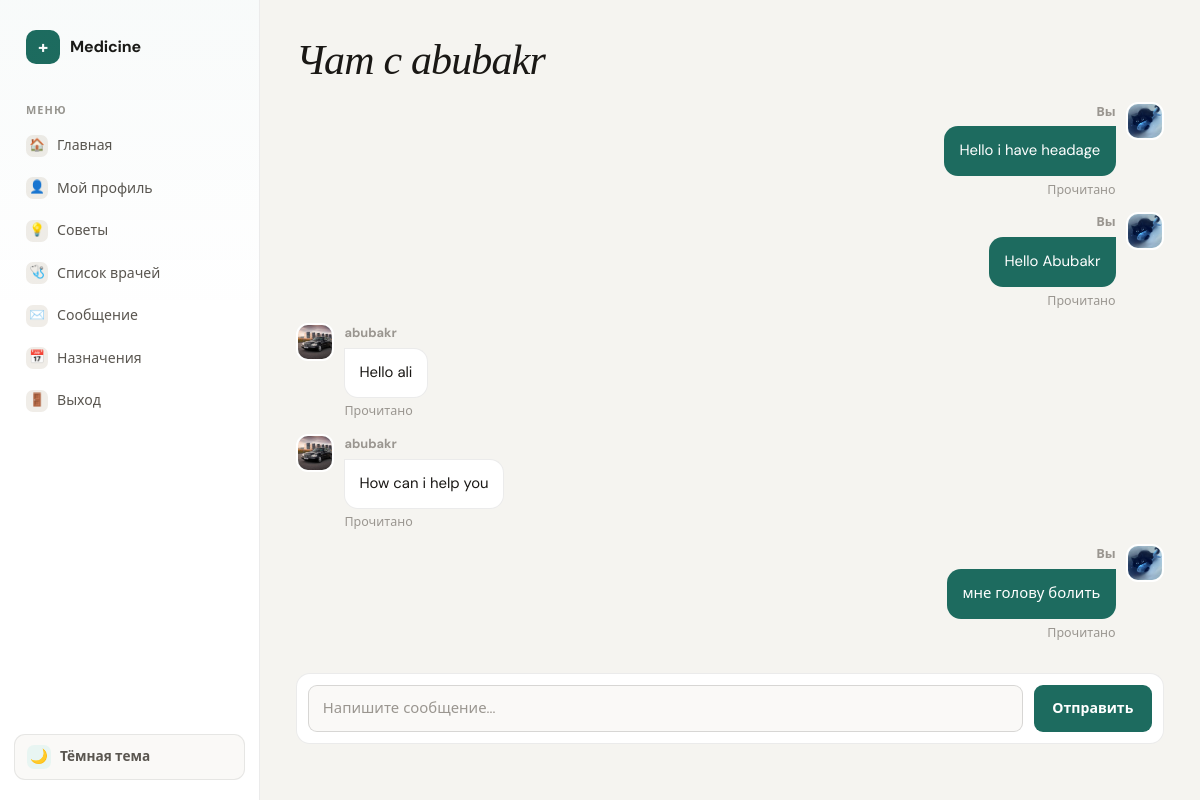
The app's page /chat/send_message/2 (signed in), older data.
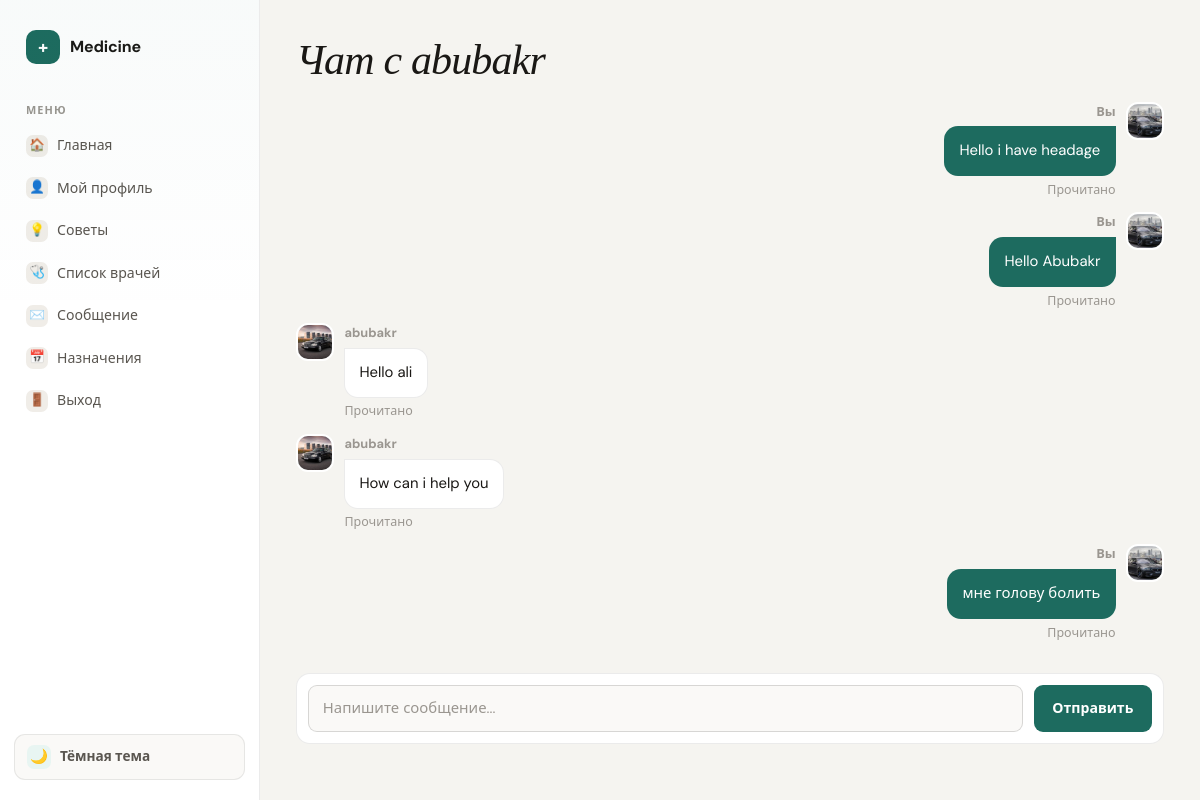
The same page, newer data.
### chat/models.py (models this page shows, shortened)
class Direct(models.Model):
    sender=models.ForeignKey(User,on_delete=models.CASCADE,related_name='send_messages')
    receiner=models.ForeignKey(User,on_delete=models.CASCADE,related_name='received_messages')
    text=models.TextField()
    created_at=models.DateTimeField(auto_now_add=True)
    is_readed=models.BooleanField(default=False)

### accounts/models.py (models this page shows, shortened)
class Profile(models.Model):
    ROLE_CHOICES = (
        ('patient', 'Patient'),
        ('doctor', 'Doctor'),
        ('admin', 'Admin'),
    )
    user=models.OneToOneField(settings.AUTH_USER_MODEL,on_delete=models.CASCADE,related_name='profile')
    age=models.PositiveIntegerField(null=True,blank=True)
    role = models.CharField(max_length=20, choices=ROLE_CHOICES, default='patient')
    phone=models.CharField(max_length=14,blank=True)
    city = models.CharField(max_length=50, blank=True)
    photo=models.ImageField(upload_to='users/',blank=True,null=True)

### chat/views.py (the view, shortened to what this page needs)
# urls.py: path('send_message/<int:pk>',views.send_message,name='send_message'),
@login_required(login_url='login')
def send_message(request,pk):
    ptn=get_object_or_404(User,pk=pk)
    message=Direct.objects.filter(
        Q(sender=request.user, receiner=ptn) |
        Q(sender=ptn, receiner=request.user)
    ).order_by("created_at")
    message.filter(receiner=request.user, is_readed=False).update(is_readed=True)
    return render(request,'chat/send_message.html',{"messages":message,"profile":ptn})

### templates/chat/send_message.html (shortened to what this page needs)
{% extends "accounts/base.html" %}
{% block main %}
<h1>Чат с {{ profile.username }}</h1>
<ul class="chat-list dm-messages">
    {% for i in messages %}
        <li class="chat-message {% if i.sender == request.user %}msg-own{% else %}msg-other{% endif %}">
            <div class="msg-avatar">
                {% if i.sender.profile.photo %}
                    <img src="{{ i.sender.profile.photo.url }}" alt="">
                {% else %}
                    <img src="/media/user.png" alt="">
                {% endif %}
            </div>
            <div class="msg-body">
                <div class="msg-meta">
                    <b>
                        {% if i.sender == request.user %}
                            Вы
                        {% else %}
                            {{ i.sender.username }}
                        {% endif %}
                    </b>
                </div>
                <div class="msg-bubble">
                    <p>{{ i.text }}</p>
                </div>
                <div class="msg-read">
                    {% if i.is_readed %}
                        Прочитано
                    {% else %}
                        Не прочитано
                    {% endif %}
                </div>
            </div>
        </li>
    {% empty %}
        <p class="muted">Сообщений нет</p>
    {% endfor %}
</ul>
<form class="chat-form chat-form-inline" action="" method="post">
    <input class="chat-input" type="text" placeholder="Напишите сообщение..." name="text">
    <button class="chat-send" type="submit">Отправить</button>
</form>
{% endblock %}

Row changes from the older to the newer data that the page shows:
changed through a linked row, Direct "Hello i have headage": sender.profile.photo: a different picture
changed through a linked row, Direct "Hello Abubakr": sender.profile.photo: a different picture
changed through a linked row, Direct "мне голову болить": sender.profile.photo: a different picture
